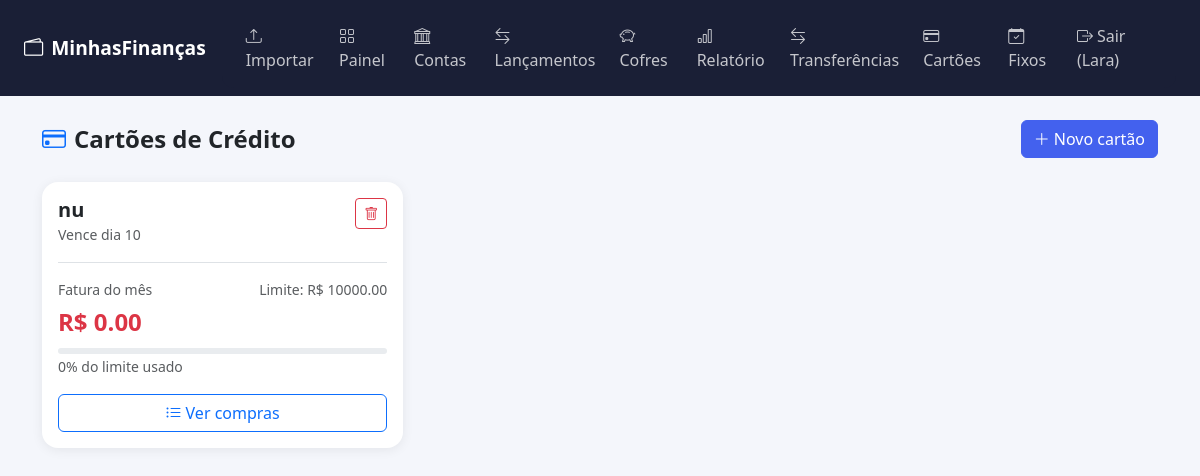
Screenshot of /cartoes (signed in) with the database file from the repository.
### app/models.py (models this page shows, shortened)
class Usuario(UserMixin, db.Model):
    __tablename__ = 'usuarios'
    id = db.Column(db.Integer, primary_key=True)
    nome = db.Column(db.String(100), nullable=False)
    email = db.Column(db.String(150), unique=True, nullable=False)
    senha_hash = db.Column(db.String(256), nullable=False)
    criado_em = db.Column(db.DateTime, default=datetime.utcnow)
    contas = db.relationship('Conta', backref='usuario', lazy=True, cascade='all, delete-orphan')
    lancamentos = db.relationship('Lancamento', backref='usuario', lazy=True, cascade='all, delete-orphan')
    cofres = db.relationship('Cofre', backref='usuario', lazy=True, cascade='all, delete-orphan')
    cartoes = db.relationship('CartaoCredito', backref='usuario', lazy=True, cascade='all, delete-orphan')
    gastos_fixos = db.relationship('GastoFixo', backref='usuario', lazy=True, cascade='all, delete-orphan')
    transferencias = db.relationship('Transferencia', backref='usuario', lazy=True, cascade='all, delete-orphan')

class CartaoCredito(db.Model):
    __tablename__ = 'cartoes'
    id = db.Column(db.Integer, primary_key=True)
    nome = db.Column(db.String(100), nullable=False)
    limite = db.Column(db.Float, default=0.0)
    dia_vencimento = db.Column(db.Integer, nullable=False)
    usuario_id = db.Column(db.Integer, db.ForeignKey('usuarios.id'), nullable=False)
    criado_em = db.Column(db.DateTime, default=datetime.utcnow)
    compras = db.relationship('CompraCartao', backref='cartao', lazy=True, cascade='all, delete-orphan')
    @property
    def total_fatura_atual(self):
        from datetime import date
        hoje = date.today()
        return sum(c.valor for c in self.compras
                   if c.data.month == hoje.month and c.data.year == hoje.year)

### app/routes.py (the view)
@main.route('/cartoes')
@login_required
def cartoes():
    cartoes = CartaoCredito.query.filter_by(usuario_id=current_user.id).all()
    return render_template('cartoes.html', cartoes=cartoes,
                           categorias=Lancamento.CATEGORIAS_SAIDA)

### app/models.py (called while the page is built)
@login_manager.user_loader
def load_user(user_id):
    return Usuario.query.get(int(user_id))

### app/templates/cartoes.html (shortened to what this page needs)
{% extends 'base.html' %}
{% block content %}
<div class="d-flex justify-content-between align-items-center mb-4">
  <h4 class="fw-bold mb-0"><i class="bi bi-credit-card me-2 text-primary"></i>Cartões de Crédito</h4>
  <button class="btn btn-primary" data-bs-toggle="modal" data-bs-target="#modalCartao">
    <i class="bi bi-plus-lg me-1"></i>Novo cartão
  </button>
</div>
<div class="row g-3">
  {% for cartao in cartoes %}
  <div class="col-md-4">
    <div class="card">
      <div class="card-body">
        <div class="d-flex justify-content-between align-items-start">
          <div>
            <h5 class="fw-bold mb-0">{{ cartao.nome }}</h5>
            <small class="text-muted">Vence dia {{ cartao.dia_vencimento }}</small>
          </div>
          <form method="POST" action="{{ url_for('main.excluir_cartao', id=cartao.id) }}"
            onsubmit="return confirm('Excluir este cartão e todas as compras?')">
            <button class="btn btn-sm btn-outline-danger"><i class="bi bi-trash"></i></button>
          </form>
        </div>
        <div class="mt-3 pt-3 border-top">
          <div class="d-flex justify-content-between mb-1">
            <small class="text-muted">Fatura do mês</small>
            <small class="text-muted">Limite: R$ {{ "%.2f"|format(cartao.limite) }}</small>
          </div>
          <div class="fs-4 fw-bold text-danger">
            R$ {{ "%.2f"|format(cartao.total_fatura_atual) }}
          </div>
          {% if cartao.limite > 0 %}
          {% set pct = ((cartao.total_fatura_atual / cartao.limite) * 100)|int %}
          <div class="progress mt-2" style="height:6px;">
          </div>
          <small class="text-muted">{{ pct }}% do limite usado</small>
          {% endif %}
        </div>
        <a href="{{ url_for('main.compras_cartao', id=cartao.id) }}"
           class="btn btn-outline-primary w-100 mt-3">
          <i class="bi bi-list-ul me-1"></i>Ver compras
        </a>
      </div>
    </div>
  </div>
  {% endfor %}
</div>
{% endblock %}

### app/templates/base.html (shortened to what this page needs)
<!DOCTYPE html>
<html lang="pt-BR">
<head>
  <link href="https://cdn.jsdelivr.net/npm/bootstrap@5.3.3/dist/css/bootstrap.min.css" rel="stylesheet">
  <link href="https://cdn.jsdelivr.net/npm/bootstrap-icons@1.11.3/font/bootstrap-icons.css" rel="stylesheet">
</head>
<body>
<nav class="navbar navbar-expand-lg">
  <div class="container-fluid px-4">
    <a class="navbar-brand" href="{{ url_for('main.dashboard') }}">
      <i class="bi bi-wallet2 me-2"></i>MinhasFinanças
    </a>
    <div class="collapse navbar-collapse" id="navMenu">
      {% if current_user.is_authenticated %}
      <ul class="navbar-nav ms-auto align-items-center gap-2">
        <li class="nav-item">
          <a class="nav-link" href="{{ url_for('main.importar') }}">
            <i class="bi bi-upload me-1"></i>Importar
          </a>
        </li>
        <li class="nav-item">
          <a class="nav-link" href="{{ url_for('main.dashboard') }}">
            <i class="bi bi-grid me-1"></i>Painel
          </a>
        </li>
        <li class="nav-item">
          <a class="nav-link" href="{{ url_for('main.contas') }}">
            <i class="bi bi-bank me-1"></i>Contas
          </a>
        </li>
        <li class="nav-item">
          <a class="nav-link" href="{{ url_for('main.lancamentos') }}">
            <i class="bi bi-arrow-left-right me-1"></i>Lançamentos
          </a>
        </li>
        <li class="nav-item">
          <a class="nav-link" href="{{ url_for('main.cofres') }}">
            <i class="bi bi-piggy-bank me-1"></i>Cofres
          </a>
        </li>
         <li class="nav-item">
          <a class="nav-link" href="{{ url_for('main.relatorio') }}">
            <i class="bi bi-bar-chart me-1"></i>Relatório
          </a>
        </li>
        <li class="nav-item">
          <a class="nav-link" href="{{ url_for('main.transferencias') }}">
            <i class="bi bi-arrow-left-right me-1"></i>Transferências
          </a>
        </li>
        <li class="nav-item">
          <a class="nav-link" href="{{ url_for('main.cartoes') }}">
            <i class="bi bi-credit-card me-1"></i>Cartões
          </a>
        </li>
        <li class="nav-item">
          <a class="nav-link" href="{{ url_for('main.gastos_fixos') }}">
            <i class="bi bi-calendar-check me-1"></i>Fixos
          </a>
        </li>
        <li class="nav-item">
          <a class="nav-link" href="{{ url_for('auth.logout') }}">
            <i class="bi bi-box-arrow-right me-1"></i>Sair ({{ current_user.nome.split()[0] }})
          </a>
        </li>
      </ul>
      {% endif %}
    </div>
  </div>
</nav>
<div class="container py-4">
  {% block content %}{% endblock %}
</div>
</body>
</html>

### app/templates/base.html (style rules this page uses)
body { background: #f4f6fb; font-family: 'Segoe UI', sans-serif; }
.navbar-collapse { background: #1a1f36; padding: 0.5rem 1rem; border-radius: 0 0 12px 12px; }
.navbar { background: #1a1f36 !important; }
.navbar-brand { font-weight: 700; color: #fff !important; font-size: 1.2rem; }
.nav-link { color: rgba(255,255,255,0.75) !important; }
.card { border: none; border-radius: 16px; box-shadow: 0 2px 12px rgba(0,0,0,0.07); }
.btn-primary { background: #4361ee; border-color: #4361ee; }
.progress { border-radius: 99px; }

### rows the page displays
Usuario: nome "Lara"
CartaoCredito: nome "nu", dia_vencimento "10", limite "10000.00", total_fatura_atual "0.00", pct "0"
